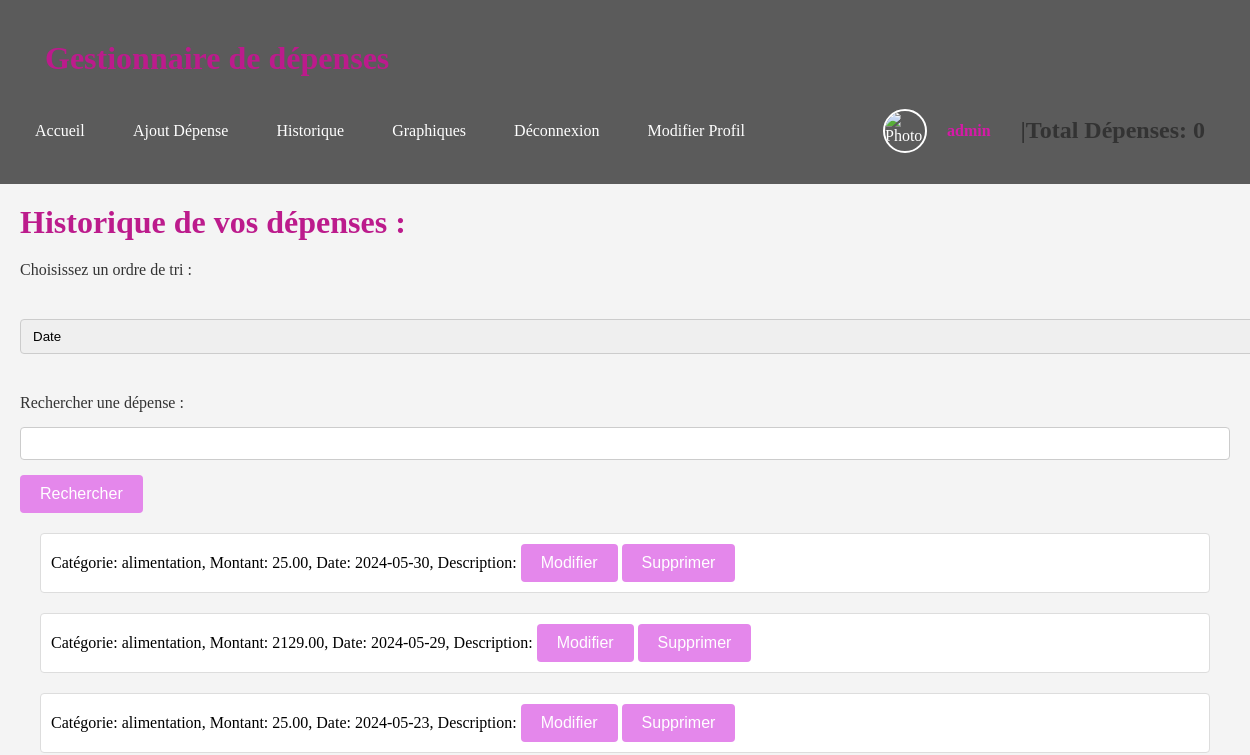
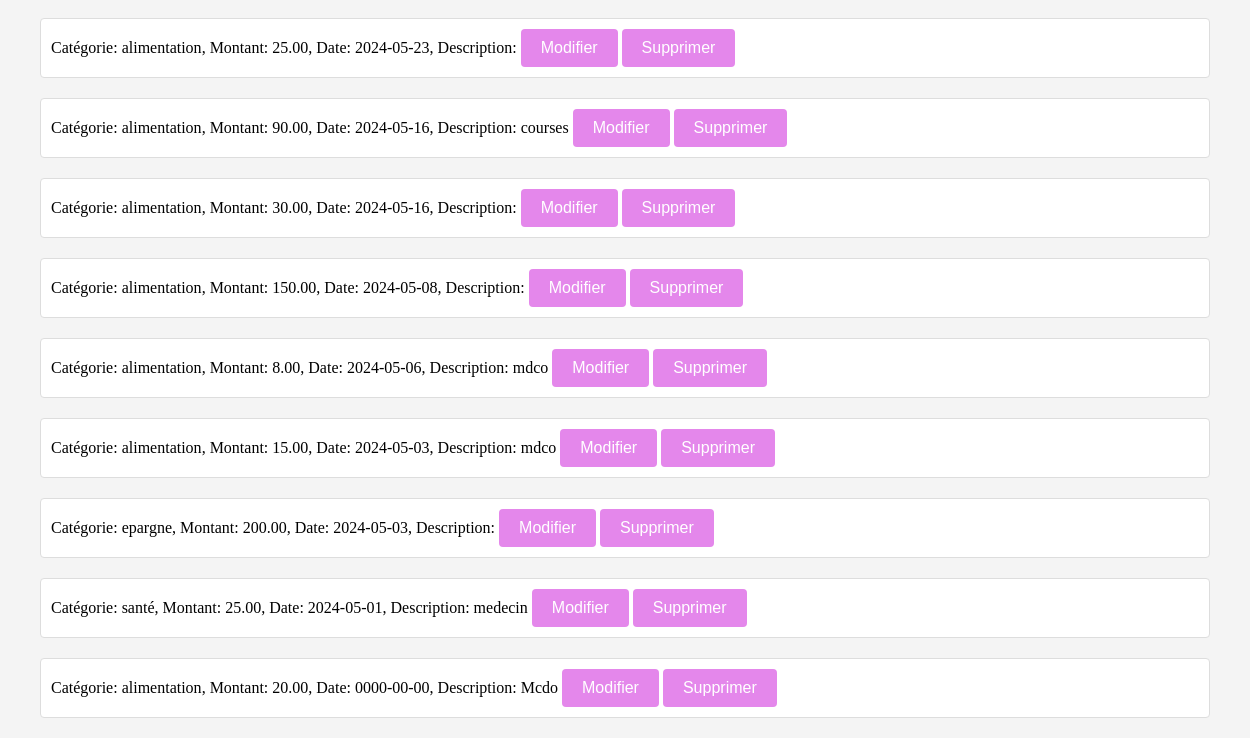
Page /Historique.php (signed in) on the earlier database version (2 pictures, top to bottom).
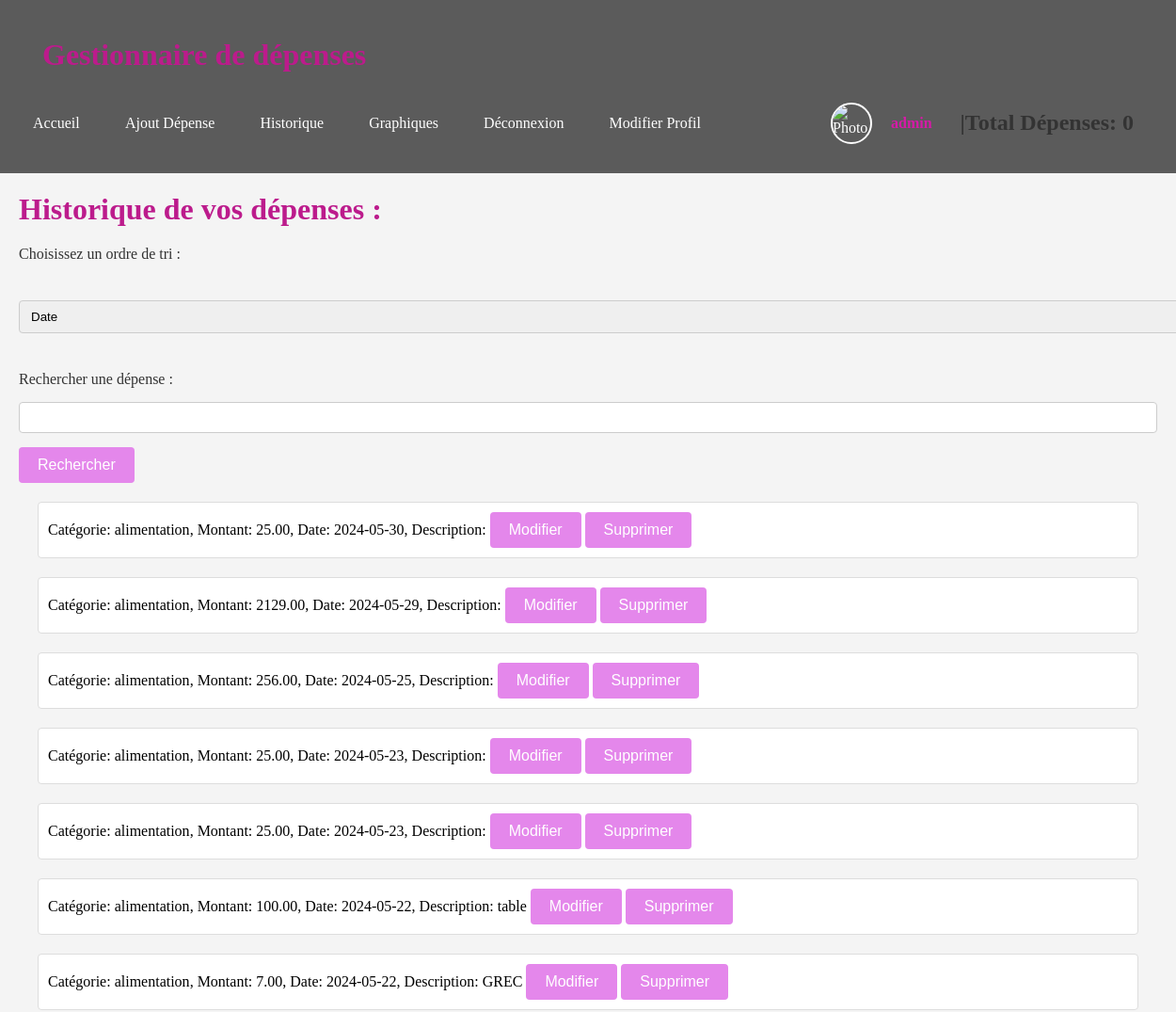
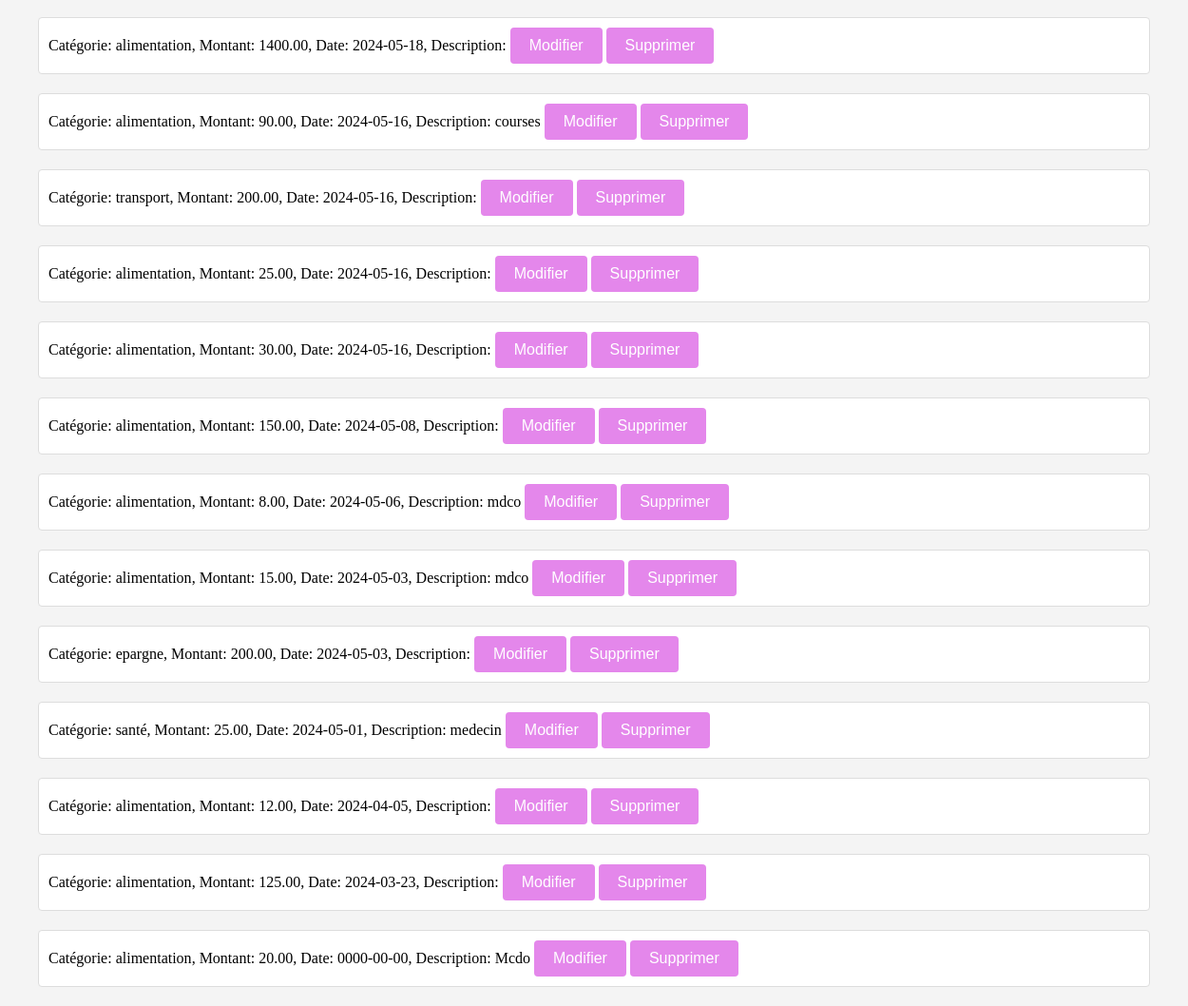
Same page on the later database version (2 pictures, top to bottom).
### tables this page shows
CREATE TABLE IF NOT EXISTS `depenses` (
  `id` int NOT NULL AUTO_INCREMENT,
  `user_id` int NOT NULL,
  `categorie` varchar(255) NOT NULL,
  `montant` decimal(10,2) NOT NULL,
  `date` date NOT NULL,
  `description` text,
  PRIMARY KEY (`id`),
  KEY `user_id` (`user_id`)
);

### afficherDepense.php (the view, shortened to what this page needs)
<?php
include 'connect.php';
$sql = "SELECT * FROM depenses ORDER BY date DESC";
$result = $conn->query($sql);
if ($result->num_rows > 0) {
    while($row = $result->fetch_assoc()) {
        echo "<li data-id='{$row['id']}' data-date='{$row['date']}' data-montant='{$row['montant']}' data-categorie='{$row['categorie']}'>
              Catégorie: {$row['categorie']}, Montant: {$row['montant']}, Date: {$row['date']}, Description: {$row['description']}
              <button onclick='modifierDepense({$row['id']})'>Modifier</button>
              <button onclick='supprimerDepense({$row['id']})'>Supprimer</button>
              </li>";
    }
} else {
    echo "<li>Pas de dépenses enregistrées</li>";
}

### Historique.php (shortened to what this page needs)
<!DOCTYPE html>
<html lang="fr">
<head>
  <link href="style.css" rel="stylesheet" type="text/css" media="screen"/>
</head>
<body>
<header>
    <div class="container">
        <h1>Gestionnaire de dépenses</h1>
        <nav>
            <ul>
                <li><a href="Accueil.php">Accueil</a></li>
                <?php
                if (isset($_SESSION['user_id'])) {
                    echo '<li><a href="Ajout.php">Ajout Dépense</a></li><li><a href="Historique.php">Historique</a></li>';
                    if ($_SESSION['role'] === 'admin' || $_SESSION['VIP'] == 1) {
                        echo '<li><a href="Graphiques.php">Graphiques</a></li>';
                    }
                    echo '<li><a href="logout.php">Déconnexion</a></li>';
                    echo '<li><a href="profil.php">Modifier Profil</a></li>';
                    echo '<li class="user-profile">';
                    echo '<img src="' . $_SESSION['photo'] . '" alt="Photo de profil">';
                    echo '<span class="username">' . $_SESSION['username'] . '</span>';
                    echo '</li>';
                    echo '<div id="totalDepenses"><h2> |Total Dépenses: 0 <h2></div>';
                }
                else{
                    echo '<li><a href="connexion.html">Connexion</a></li><li><a href="compte.html">Inscription</a></li>';
                }
                ?>
            </ul>
        </nav>
    </div>
</header>
<h1>Historique de vos dépenses :</h1>
<label id="form" for="tri">Choisissez un ordre de tri :</label>
<select id="form" id="tri" onchange="trierDepenses()">
  <option value="date">Date</option>
</select>
<form id="form" action="recherche.php" method="post">
  <label for="search">Rechercher une dépense :</label>
  <input type="text" id="search" name="search">
  <button type="submit">Rechercher</button>
</form>
<ul id="listeDepenses">
  <?php
    include 'afficherDepense.php';
    ?>
</ul>
</body>
</html>

### style.css (style rules this page uses)
.container { max-width: 1200px; padding: 0 20px; margin: 0px auto; }
header { background-color: #5b5b5b; color: #fff; padding: 20px 0; }
body { font-family: 'American Typewriter', serif; margin: 0px; padding: 0px; background-color: #f4f4f4; text-align: left; }
h1 { text-align: left; color: #bc1b8c; margin: 20px; }
#form { margin: 20px; }
nav { text-align: left; margin: 0px; }
nav ul { list-style-type: none; margin: 0; padding: 0; display: flex; align-items: center; }
nav ul li { display: inline; margin-left: auto; }
nav ul li:first-child { margin-left: 0; }
nav ul li a { text-decoration: none; color: #fff; padding: 10px 10px; border-radius: 4px; transition: background-color 0.3s; }
label { display: block; margin: 10px 0; color: #333; }
select, input, textarea { width: 100%; padding: 8px; margin: 5px 0 15px 0; box-sizing: border-box; border: 1px solid #ccc; border-radius: 4px; }
button { background-color: rgb(228, 135, 235); color: white; padding: 10px 20px; font-size: 16px; cursor: pointer; border: none; border-radius: 4px; }
h2 { color: #333; margin-top: 30px; margin : 20px; }
#listeDepenses { list-style: none; padding: 0; margin: 20px; }
#listeDepenses li { border: 1px solid #ddd; background-color: #fff; margin: 20px; padding: 10px; border-radius: 4px; }
#listeDepenses { margin: 20px; }
.username { color: #d61aa7; font-weight: bold; margin-right: 10px; }
.user-profile img { width: 40px; height: 40px; border-radius: 50%; object-fit: cover; border: 2px solid #fff; margin-left: 100px; margin-right: 20px; }
.user-profile { display: flex; align-items: center; margin-left: auto; }

Differences in the rows shown:
added depenses: categorie "alimentation", montant "256.00", date "2024-05-25"
added depenses: categorie "alimentation", montant "100.00", date "2024-05-22", description "table"
added depenses: categorie "alimentation", montant "7.00", date "2024-05-22", description "GREC"
added depenses: categorie "alimentation", montant "1400.00", date "2024-05-18"
added depenses: categorie "transport", montant "200.00", date "2024-05-16"
added depenses: categorie "alimentation", montant "25.00", date "2024-05-16"
added depenses: categorie "alimentation", montant "12.00", date "2024-04-05"
added depenses: categorie "alimentation", montant "125.00", date "2024-03-23"
